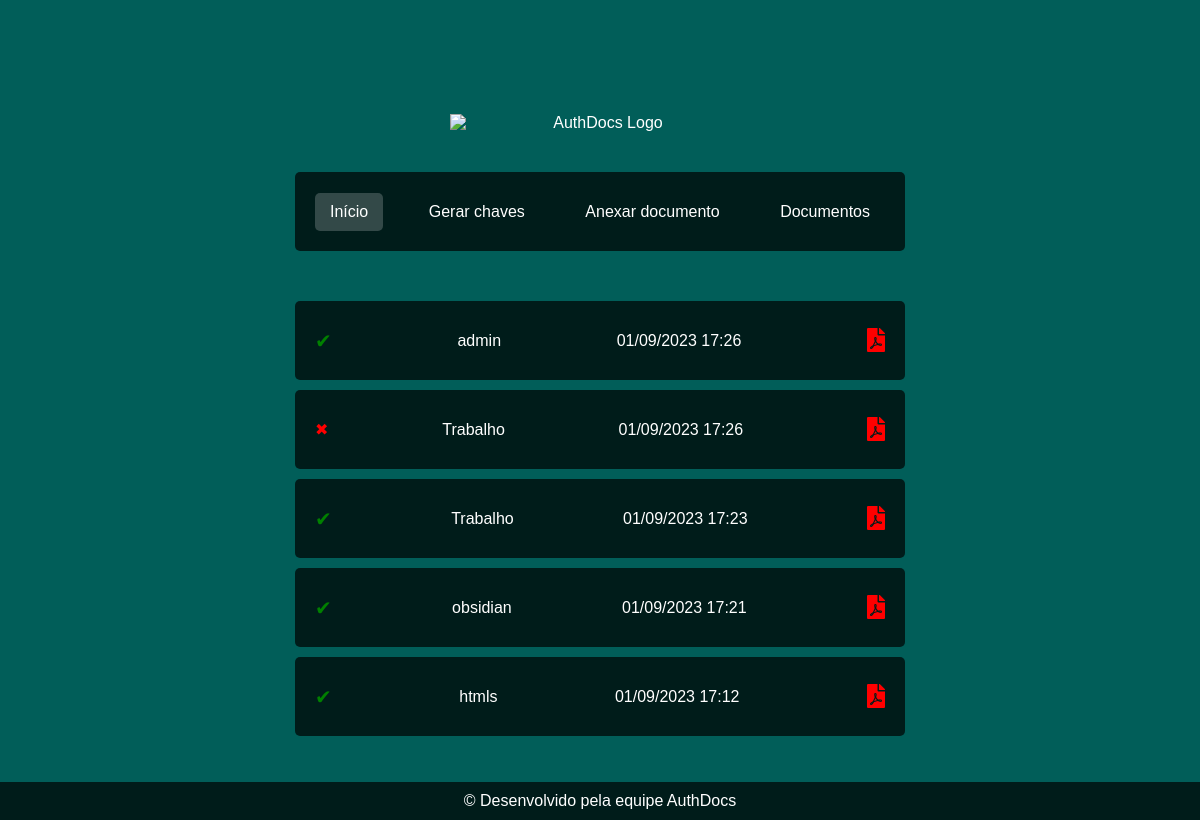
The app's page /inicio/ (signed in), older data.
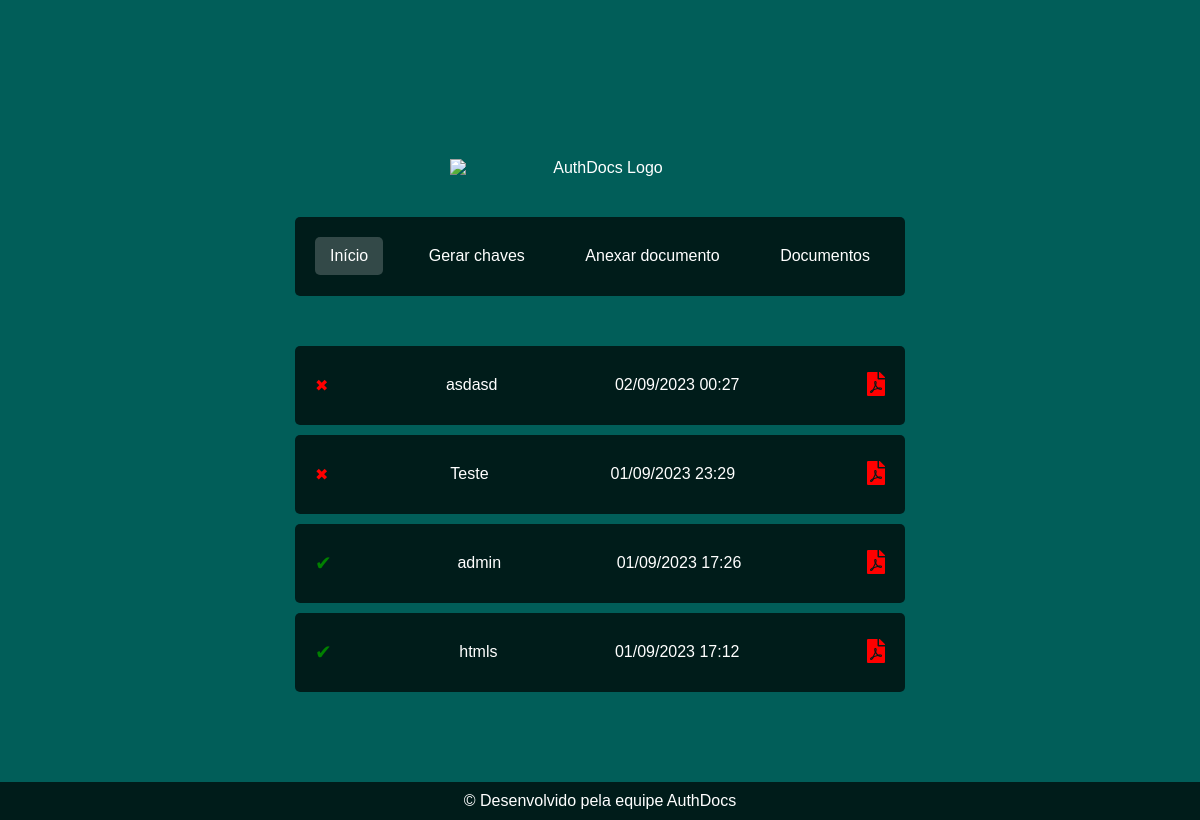
The same page, newer data.
### funchash/models.py (models this page shows)
class Documento(models.Model):
    usuario = models.ForeignKey(User, on_delete=models.CASCADE)
    nome = models.CharField(max_length=100)
    arquivo = models.FileField(upload_to='documentos/')
    assinatura = models.TextField(null=True, blank=True)
    conteudo_hash = models.BinaryField(null=True, blank=True)
    data_anexo = models.DateTimeField(auto_now_add=True)
    data_assinatura = models.DateTimeField(null=True, blank=True)

### funchash/views.py (the view)
# urls.py: path('inicio/', inicio, name="inicio"),
@login_required
def inicio(request):
    user = request.user
    chave_obj, created = Chaves.objects.get_or_create(user=user)
    if not chave_obj.chave_publica or not chave_obj.chave_privada:
        chaves = gera_chaves()
        chave_obj.chave_publica = chaves['chave_publica']
        chave_obj.chave_privada = chaves['chave_privada']
        chave_obj.save()
    documentos = Documento.objects.all().order_by('-data_anexo')
    user_documentos = Documento.objects.filter(
        Q(usuario=request.user)
    ).order_by('-data_anexo')
    chaves_usuario = Chaves.objects.get(user=request.user)
    if request.method == 'POST':
        form = DocumentoForm(request.POST, request.FILES)
        if form.is_valid():
            documento = form.save(commit=False)
            documento.usuario = request.user
            documento.save()
    else:
        form = DocumentoForm()
    return render(request, template_name='base/inicio.html', context={'documentos':documentos, 'user_documentos': user_documentos, 'chaves_usuario': chaves_usuario, 'form': form})

### funchash/templates/base/Inicio.html (shortened to what this page needs)
<!DOCTYPE html>
<html lang="pt-br">
<head>
    <link rel="stylesheet" href="https://cdnjs.cloudflare.com/ajax/libs/font-awesome/5.15.1/css/all.min.css">
</head>
<body class="center-content">
    <img src="https://i.imgur.com/ZvEgmfo.png" alt="AuthDocs Logo" class="logo">
    <div class="menu">
        <a href="#" id="inicio" class="active">Início</a>
        <a href="#" id="gerarChaves">Gerar chaves</a>
        <a href="#" id="assinarDocumento">Anexar documento</a>
        <a href="#" id="documentos">Documentos</a>
    </div>
    <div class="content">
        <div class="inicio-content">
            <div class="documents">
              {% if documentos %}
              {% for documento in documentos %}
                {% if documento.data_assinatura != None %}
                  <div class="document">
                      <span class="verified-icon">&#x2714;</span>
                      <span>{{documento.nome}}</span>
                      <span>{{documento.data_anexo|date:"d/m/Y H:i"}}</span>
                      <a href="#" class="pdf-icon" title="Download PDF"><i class="fas fa-file-pdf"></i></a>
                  </div>
                {% else %}
                  <div class="document">
                    <span class="unverified-icon" style="color: red;">&#10006;</span>
                    <span>{{documento.nome}}</span>
                    <span>{{documento.data_anexo|date:"d/m/Y H:i"}}</span>
                    <a href="#" class="pdf-icon" title="Download PDF"><i class="fas fa-file-pdf"></i></a>
                  </div>
                {% endif %}
              {% endfor %}
              {% else %}
            <div class="document">
              <span class="unverified-icon" style="color: red;">&#10006;</span>
              <span>Ainda não existe nenhum documento</span>
              <a href="#" class="pdf-icon" title="Download PDF"><i class="fas fa-file-pdf"></i></a>
            </div>
            {% endif %}
            </div>
        </div>
    </div>
    <footer>
        &copy; Desenvolvido pela equipe AuthDocs
    </footer>
</body>
</html>

Row changes from the older to the newer data that the page shows:
removed Documento: nome "Trabalho", data_anexo "01/09/2023 17:26"
removed Documento: nome "Trabalho", data_anexo "01/09/2023 17:23"
removed Documento: nome "obsidian", data_anexo "01/09/2023 17:21"
added Documento: nome "asdasd", data_anexo "02/09/2023 00:27"
added Documento: nome "Teste", data_anexo "01/09/2023 23:29"
